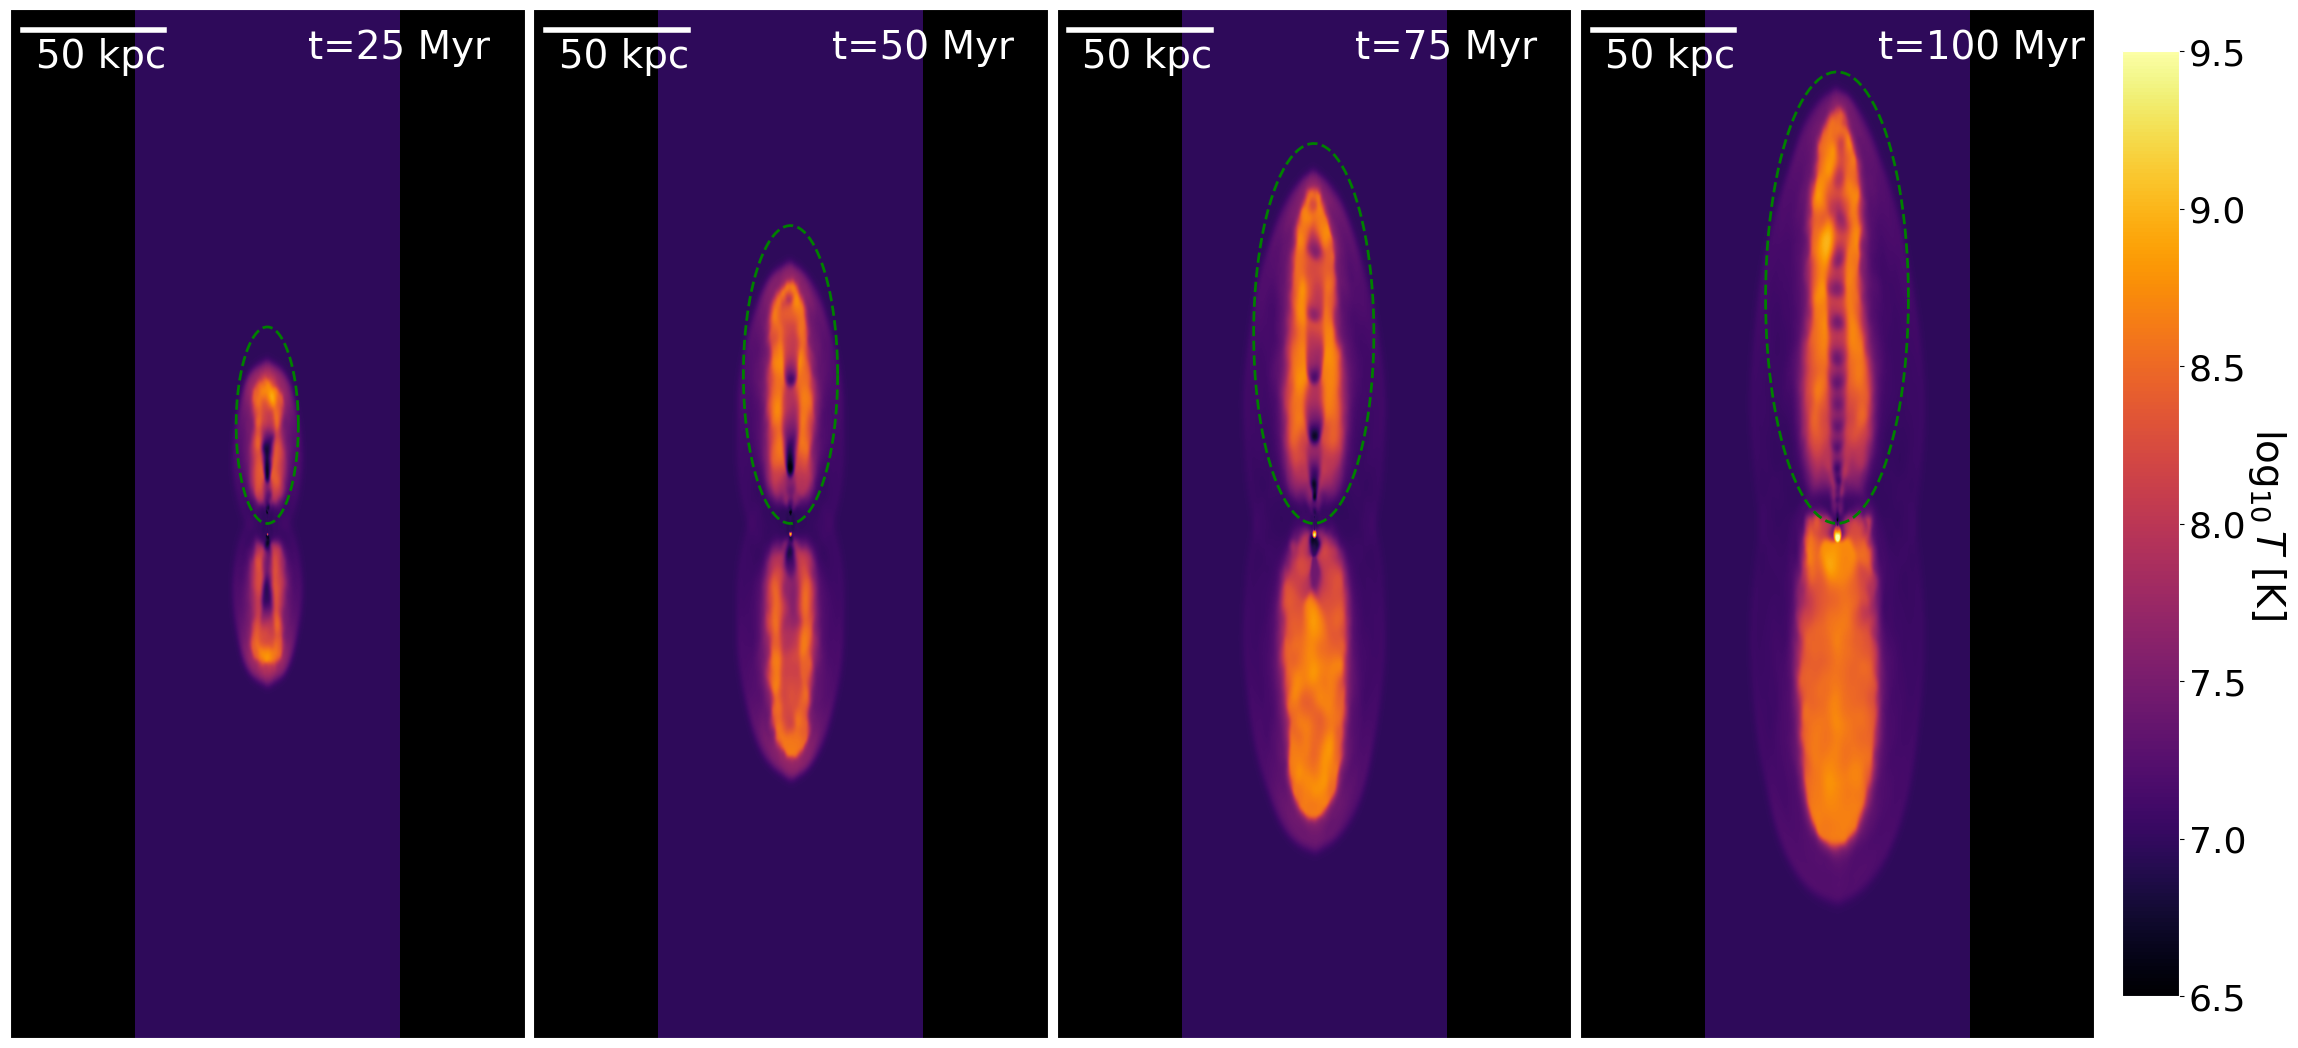

This figure's Python source:
import pylab
import unyt
from pylab import *
from scipy import stats
import h5py as h5
import matplotlib
from matplotlib.colors import LogNorm
import swiftsimio as sw
import glob
import re
import os
from swiftsimio.visualisation.projection import scatter
from swiftsimio import mask, load

matplotlib.use("Agg")

# Plot parameters
params = {
    "axes.labelsize": 10,
    "axes.titlesize": 10,
    "font.size": 9,
    "legend.fontsize": 9,
    "xtick.labelsize": 10,
    "ytick.labelsize": 10,
    "figure.figsize": (3.15, 3.15),
    "figure.subplot.left": 0.01,
    "figure.subplot.right": 0.92,
    "figure.subplot.bottom": 0.01,
    "figure.subplot.top": 0.99,
    "figure.subplot.wspace": 0,
    "figure.subplot.hspace": 0,
    "lines.markersize": 6.0,
    "lines.linewidth": 2.0,
    "axes.facecolor": "black",
    "axes.edgecolor": "white",
}
rcParams.update(params)

path_to_file = "../"
snapshot_base = "output_"

# Coefficient c1 in eqn 32 (Kaiser and Alexander 1997)
#   - opening_angle_deg: half-opening angle of the jet
#   - gamma: adiabatic index (here the same for jet, lobe and ambient medium)
#   - beta: slope of the density profile of the ambient medium
def c1(theta, gama, beta):
    A = (
        1.084 / theta * (1 + 0.5 * theta ** 2 * 1.084 ** 2)
    )  # approximate aspect ratio, assuming theta is small enough
    return (
        A ** 4
        / (18 * np.pi)
        * (5 - beta) ** 3
        * (gama ** 2 - 1)
        / (9 * (gama + (gama - 1) * A ** 2 * 0.5) - 4 - beta)
    ) ** (1 / (5 - beta))


# Length of the lobe (eqn 31 in Kaiser and Alexander 1997)
#   - opening_angle_deg: half-opening angle of the jet
#   - gamma: adiabatic index (here the same for jet, lobe and ambient medium)
#   - beta: slope of the density profile of the ambient medium
#   - rho_0: central density of the ambient medium
#   - P_j: jet power
#   - t: time
def D_jet(theta, gama, beta, rho_0, P_j, t):
    return c1(theta, gama, beta) * (P_j / rho_0 * t ** 3) ** (1 / 5)

def wrap(dx,box):
    dx[dx>0.5*box]-=box
    dx[dx<-0.5*box]+=box
    return dx

def temperature_scatter(center, snapFile, slice_factor):
    
    #set center of box
    xChoice=center[0]
    yChoice=center[1]
    zChoice=center[2]
    mapRes = 1024
    
    xCen = unyt.unyt_quantity(xChoice,'kpc')
    yCen = unyt.unyt_quantity(yChoice,'kpc')
    zCen = unyt.unyt_quantity(zChoice,'kpc')

    #Max. region in both z and y-> needs to be a box
    maxRegion = unyt.unyt_quantity(250,'kpc')
    
    #depth of slice
    depth =  unyt.unyt_quantity(slice_factor*maxRegion,'kpc')
    maskRegion = mask(snapFile)

    #spatially mask the snapshot data around the center of jet
    region=[[xCen-maxRegion,xCen+maxRegion],
            [yCen-depth,yCen+depth],
            [zCen-maxRegion,zCen+maxRegion]]

    maskRegion.constrain_spatial(region)

    #load the data for only the masked region                                                                                    
    data = load(snapFile,mask=maskRegion)
    dx=data.gas.coordinates.value[:,0]-xChoice
    dy=data.gas.coordinates.value[:,1]-yChoice
    dz=data.gas.coordinates.value[:,2]-zChoice

    h=data.gas.smoothing_lengths.value
    m=data.gas.masses.value
    t=data.gas.temperatures.value
    d=data.gas.densities.value

    #mask the data
    ind_mask=np.where((dx>-maxRegion.value)&(dx<maxRegion.value)& 
                      (dy>-depth)&(dy<depth)&
                      (dz>-maxRegion.value)&(dz<maxRegion.value))
    
    dx=(dx[ind_mask]+maxRegion.value)/(2.*maxRegion.value)
    dy=(dy[ind_mask]+maxRegion.value)/(2.*maxRegion.value)
    dz=(dz[ind_mask]+maxRegion.value)/(2.*maxRegion.value)
    h=h[ind_mask]/(2.*maxRegion.value)
    m=m[ind_mask]
    t=t[ind_mask]
    d=d[ind_mask]

    #scatter the particles, scatter function inverts x and y axes 
    mapUp=scatter(x=dz,y=dx,h=h,m=m*t,res=mapRes)
    mapDo=scatter(x=dz,y=dx,h=h,m=m,res=mapRes)
    map_final=mapUp/mapDo

    return np.log10(map_final)

# Make plot
snapshots = np.array([5, 10, 15, 20])
ages = [25, 50, 75, 100]

r_size = 250  # kpc, size of image along z-direction (y axis on image)
scale = 50  # kpc, bar scale to put on plot
slice_factor = 0.025  # thickness of slice to display
mintemp = 6.5  # minimum of color bar scale for temperature
maxtemp = 9.5  # maximum of color bar scale for temperature
aspect_ratio = 0.5  # aspect ratio of images, x:y

import matplotlib.pyplot as plt
import matplotlib.gridspec as gridspec

fig = plt.figure(figsize=(23, 10.5))
gs = gridspec.GridSpec(1, 4, hspace=0, wspace=0)

for i in range(4):
    
    # Read in the data
    snapFile = path_to_file + snapshot_base + f"{snapshots[i]:04d}.hdf5"
    print(f'snap {i}')
    data = sw.load(snapFile)

    boxsize = data.metadata.boxsize.value

    #setup limits for imshow
    ext_gas=[-125, 125, -250, 250]
    
    # Projection-averaged temperature (logged)    
    img_gas_temp = temperature_scatter([boxsize[0] / 2.0, boxsize[1] / 2.0, boxsize[2] / 2.0], snapFile, slice_factor)

    plt.subplot(gs[i])
    # plot the temperature
    im = plt.imshow(
        img_gas_temp, vmin=mintemp, vmax=maxtemp, cmap="inferno", extent=ext_gas
    )
    
    # Some jet parameters for an analytical estimate
    opening_angle_in_degrees = 10
    theta = opening_angle_in_degrees / 180 * np.pi  # in radians
    lobe_aspect_ratio = 1.084 / theta * (1 + 0.5 * theta ** 2 * 1.084 ** 2)

    dens_0 = 1.47e-5  # density of the ambient medium
    P_jet = 1.56e8  # jet power
    t_jet = 0.005 * snapshots[i]  # jet age at current time

    # Get the lobe length and radius
    lobe_length = D_jet(theta, 5 / 3, 0, dens_0, P_jet, t_jet)
    lobe_radius = lobe_length / lobe_aspect_ratio

    # Plot analytical solution as ellipse
    t = np.linspace(0, 2 * np.pi, 100)
    plt.plot(
        lobe_radius * np.cos(t),
        lobe_length / 2 + lobe_length / 2 * np.sin(t),
        color="green",
        linewidth=2,
        linestyle="--",
    )

    # Add a scale
    plt.plot(
        np.linspace(-0.475 * r_size, -0.4 * r_size + scale, 2),
        [24 / 25 * r_size for x in np.linspace(-11 / 12.5 * r_size, -120, 2)],
        linewidth=4,
        color="white",
    )
    plt.text(
        0.45 * (-1.2 * r_size + scale),
        11.1 / 12.5 * r_size,
        str(scale) + " kpc",
        color="white",
        fontsize=28,
    )
    plt.text(
        1 / 12.5 * r_size,
        11.3 / 12.5 * r_size,
        "t=" + str(ages[i]) + " Myr",
        color="white",
        fontsize=28,
    )

    # Plot bounds
    plt.xlim(-aspect_ratio * r_size, aspect_ratio * r_size)
    plt.ylim(-r_size, r_size)

    # Remove ticks
    plt.xticks([])
    plt.yticks([])

# Add color bar
cax = fig.add_axes([0.93, 0.05, 0.025, 0.9])
cb = fig.colorbar(im, cax=cax, orientation="vertical")
cb.update_ticks()
cb.ax.set_ylabel(r"$\log_{10}T$ $[\mathrm{K}]$", rotation=270, fontsize=28)
cb.ax.get_yaxis().labelpad = 30
cb.ax.tick_params(labelsize=26)

# Save figure
plt.savefig("temperature_slices.png", bbox_inches="tight", pad_inches=0.1)